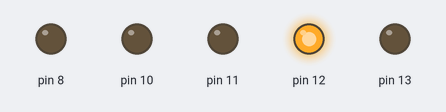
This sketch was run on a simulated Arduino Uno, built with avr-gcc and run on an emulated ATmega328P. Parts: output pins drawn as LEDs (lit = HIGH).

Above: at 0.2 s.
At 1.51 s:
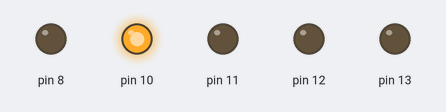
At 2.78 s:
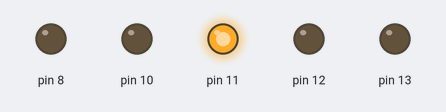
At 6.24 s:
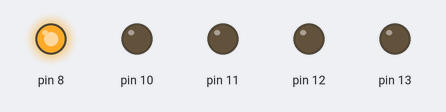
Timing chart, 0 to 7.3 s (numbered marks = the images above):
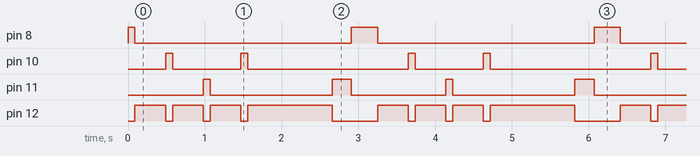

Measured:
- by itself, pin 8: repeats every 3.2 s: LOW 2.8 s, HIGH 0.34 s
- by itself, pin 10: repeats every 3.2 s: LOW 0.89 s, HIGH 0.09 s, LOW 2.1 s, HIGH 0.09 s
- by itself, pin 11: repeats every 3.2 s: LOW 1.6 s, HIGH 0.25 s, LOW 1.2 s, HIGH 0.09 s
- by itself, pin 12: repeats every 3.2 s: 2 × (LOW 0.09 s, HIGH 0.40 s), LOW 0.09 s, HIGH 1.1 s, LOW 0.59 s, HIGH 0.40 s

The sketch:

sixth.ino
```cpp
void setup() {
  // initialize digital pin 13 as an output.
  pinMode(13, OUTPUT);
    pinMode(10, OUTPUT);
    pinMode(11, OUTPUT);
    pinMode(8, OUTPUT);
    pinMode(12, OUTPUT);

//12 IS THE BRIGHT FLASHY LIGHT!
//2:34 Montauk – Bayside
}

// the loop function runs over and over again forever
void loop() {
    digitalWrite(8, HIGH);
    delay(90);
    digitalWrite(8,LOW);

    digitalWrite(12, HIGH);
    delay(400);
    digitalWrite(12,LOW);

    digitalWrite(10, HIGH);
    delay(90);
    digitalWrite(10,LOW);

    digitalWrite(12, HIGH);
    delay(400);
    digitalWrite(12,LOW);

    digitalWrite(11, HIGH);
    delay(90);
    digitalWrite(11,LOW);

    digitalWrite(12, HIGH);
    delay(400);
    digitalWrite(12,LOW);

        digitalWrite(10, HIGH);
    delay(90);
    digitalWrite(10,LOW);

    digitalWrite(12, HIGH);
    delay(1100);
    digitalWrite(12,LOW);

    digitalWrite(11, HIGH);
    delay(250);
    digitalWrite(11,LOW);

        digitalWrite(8, HIGH);
    delay(250);
    digitalWrite(8,LOW);
}
```
